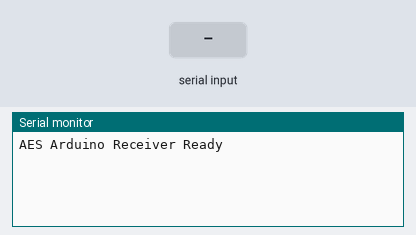
Simulated run of this sketch. Board: Arduino Uno, built with avr-gcc and run on an emulated ATmega328P. Parts: the last lines printed to the serial monitor. The inputs (shaded band) are chosen by the test bench.

Above: at 1.2 s.
1.3 s: "1\n" received over Serial
At 2.2 s:
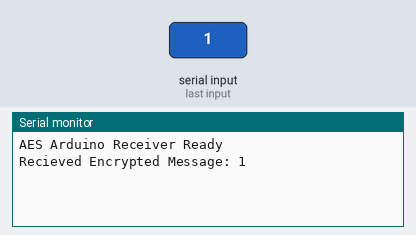
2.8 s: "0\n" received over Serial
At 3.3 s:
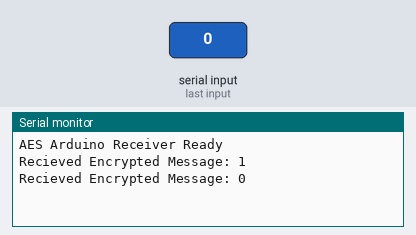
4.3 s: "2\n" received over Serial
At 5.7 s:
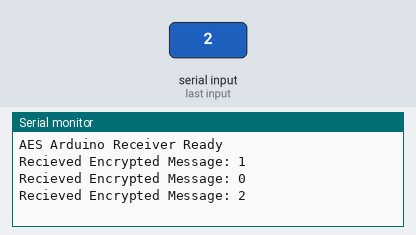

The sketch:

secureCommunicationsSystemAES.ino
```cpp
void setup() {
	Serial.begin(9600);
	while (!Serial) {} //waits for serial port to connect
	Serial.println("AES Arduino Receiver Ready");
}

void loop(){
	if (Serial.available()) {
		String encryptedMessage = Serial.readStringUntil('\n');
		Serial.print("Recieved Encrypted Message: ");
		Serial.println(encryptedMessage);
	}
}
```

Measured:
- after the input at 1.3 s, the serial monitor: prints a new line at once (image 1)
- after the input at 2.8 s, the serial monitor: prints a new line at once (image 2)
- after the input at 4.3 s, the serial monitor: prints a new line at once (image 3)
